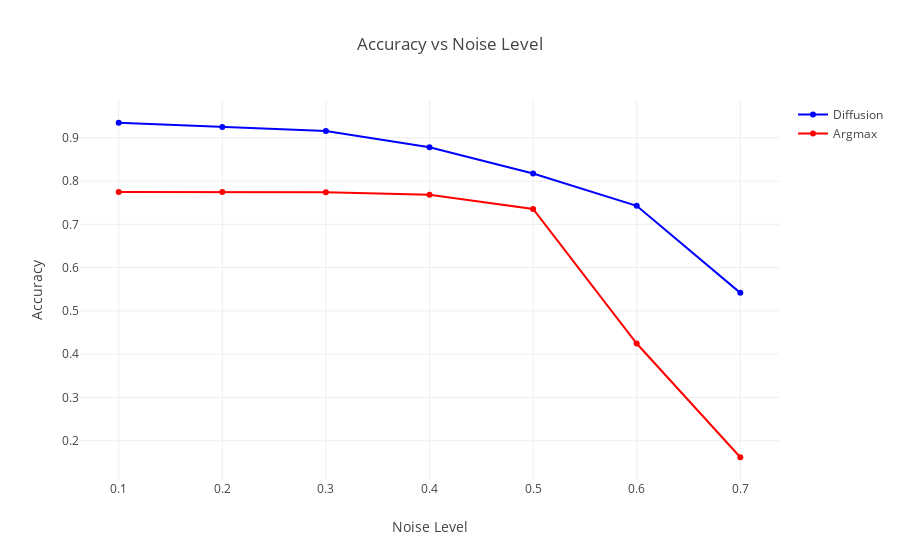

The cell this chart's notebook holds for it:
### Code cell
noise_levels = np.arange(0.1, 0.8, 0.1)
accs = [d["accuracy"] for d in result_list]
accs_argmax = [d["accuracy"] for d in results_argmax]
fig = go.Figure()
fig.add_trace(go.Scatter(x=noise_levels, y=accs, mode='lines+markers', name='Diffusion', line=dict(color='blue')))
fig.add_trace(go.Scatter(x=noise_levels, y=accs_argmax, mode='lines+markers', name='Argmax', line=dict(color='red')))
fig.update_layout(title='Accuracy vs Noise Level',
                  xaxis_title='Noise Level',
                  yaxis_title='Accuracy')
fig.show()

### Figure 1 — Plotly figure (JSON) as saved in the notebook; plotly's stock layout.template omitted (floating-point values rounded to 4 significant figures)
{"data": [{"line": {"color": "blue"}, "mode": "lines+markers", "name": "Diffusion", "x": [0.1, 0.2, 0.3, 0.4, 0.5, 0.6, 0.7], "y": [0.9347, 0.925, 0.9155, 0.8782, 0.8175, 0.7429, 0.5417], "type": "scatter"}, {"line": {"color": "red"}, "mode": "lines+markers", "name": "Argmax", "x": [0.1, 0.2, 0.3, 0.4, 0.5, 0.6, 0.7], "y": [0.7746, 0.7746, 0.7742, 0.7681, 0.7355, 0.4247, 0.1619], "type": "scatter"}], "layout": {"title": {"text": "Accuracy vs Noise Level"}, "xaxis": {"title": {"text": "Noise Level"}}, "yaxis": {"title": {"text": "Accuracy"}}}}
